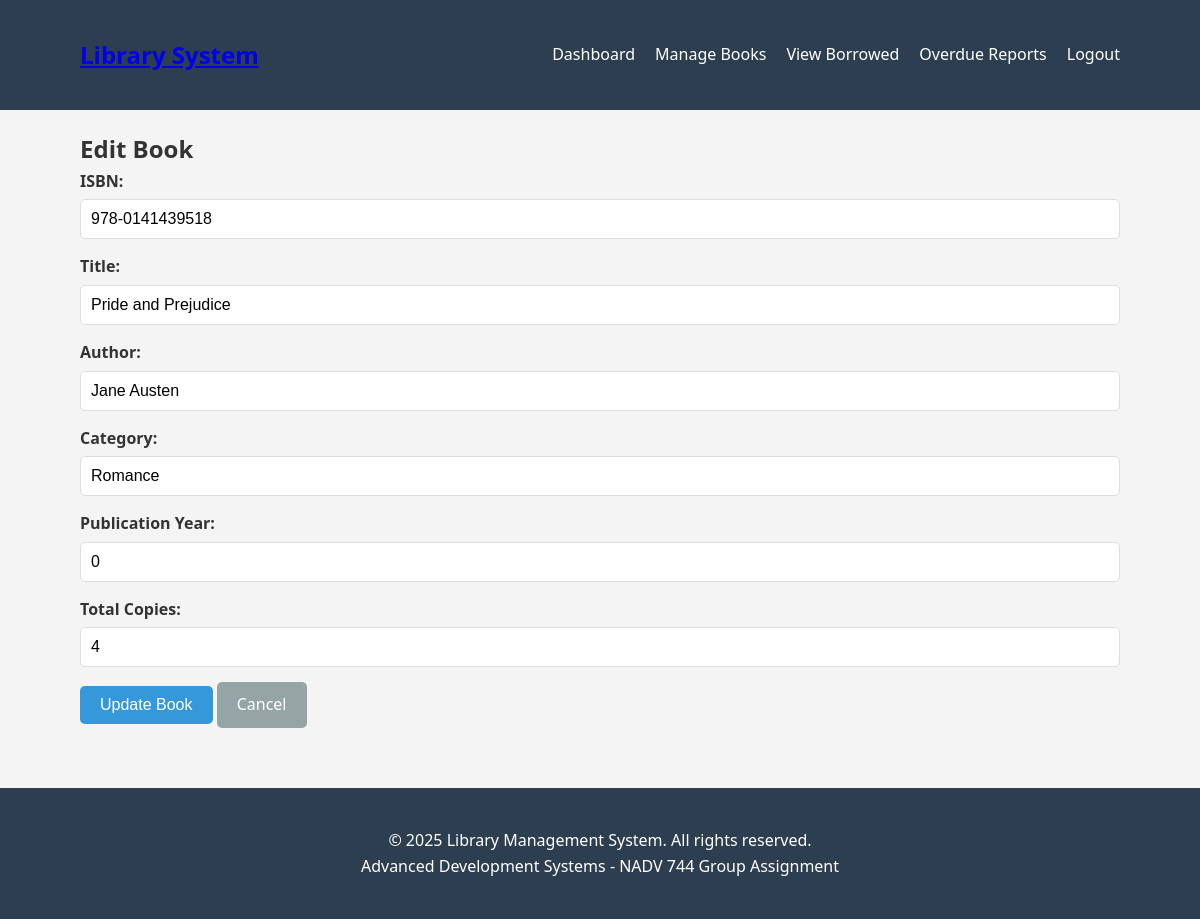
Page /admin/edit_book.php?id=3 (signed in) on the committed database.
### tables this page shows
CREATE TABLE books (
  id INT UNSIGNED NOT NULL AUTO_INCREMENT,
  isbn VARCHAR(20) NOT NULL,
  title VARCHAR(255) NOT NULL,
  author VARCHAR(100) NOT NULL,
  category VARCHAR(50) NOT NULL,
  publication_year YEAR NOT NULL,
  publisher VARCHAR(100) DEFAULT NULL,
  description TEXT DEFAULT NULL,
  total_copies INT UNSIGNED DEFAULT 1,
  available_copies INT UNSIGNED DEFAULT 1,
  created_at TIMESTAMP DEFAULT CURRENT_TIMESTAMP,
  updated_at TIMESTAMP DEFAULT CURRENT_TIMESTAMP ON UPDATE CURRENT_TIMESTAMP,
  PRIMARY KEY (id),
  UNIQUE KEY unique_isbn (isbn),
  INDEX idx_category (category),
  INDEX idx_author (author),
  INDEX idx_availability (available_copies),
  INDEX idx_publication_year (publication_year),
  FULLTEXT KEY ft_search (title, author, description)
);

### includes/functions.php (called while the page is built, shortened)
<?php
require_once 'db_connection.php';
class LibraryFunctions {
    private $conn;
    public function __construct() {
        $database = new Database();
        $this->conn = $database->getConnection();
    }
    public function getBookById($id) {
        try {
            $query = "SELECT * FROM books WHERE id = :id";
            $stmt = $this->conn->prepare($query);
            $stmt->bindParam(':id', $id);
            $stmt->execute();
            return $stmt->fetch(PDO::FETCH_ASSOC);
        } catch(PDOException $e) {
            echo "Error: " . $e->getMessage();
            return false;
        }
    }
}
?>

### includes/db_connection.php (called while the page is built, shortened)
<?php
class Database {
    private $host = DB_HOST;
    private $db_name = DB_NAME;
    private $username = DB_USER;
    private $password = DB_PASS;
    private $port = DB_PORT;
    public function getConnection() {
        $this->conn = null;
        try {
            $dsn = "mysql:host=" . $this->host . ";port=" . $this->port . ";dbname=" . $this->db_name;
            $this->conn = new PDO($dsn, $this->username, $this->password);
            $this->conn->exec("set names utf8");
            $this->conn->setAttribute(PDO::ATTR_ERRMODE, PDO::ERRMODE_EXCEPTION);
        } catch(PDOException $exception) {
            echo "Connection error: " . $exception->getMessage();
        }
        return $this->conn;
    }
}
?>

### admin/edit_book.php (the view, shortened to what this page needs)
<?php
require_once '../includes/functions.php';
$library = new LibraryFunctions();
$book_id = isset($_GET['id']) ? intval($_GET['id']) : 0;
$book = $library->getBookById($book_id);
?>
<!DOCTYPE html>
<html lang="en">
<head>
    <link rel="stylesheet" href="../assets/css/style.css">
</head>
<body>
    <?php include '../includes/header.php'; ?>
    <div class="container">
        <h2>Edit Book</h2>
        <form method="POST" action="">
            <div class="form-group">
                <label for="isbn">ISBN:</label>
                <input type="text" id="isbn" name="isbn" value="<?php echo htmlspecialchars($book['isbn']); ?>" required>
            </div>
            <div class="form-group">
                <label for="title">Title:</label>
                <input type="text" id="title" name="title" value="<?php echo htmlspecialchars($book['title']); ?>" required>
            </div>
            <div class="form-group">
                <label for="author">Author:</label>
                <input type="text" id="author" name="author" value="<?php echo htmlspecialchars($book['author']); ?>" required>
            </div>
            <div class="form-group">
                <label for="category">Category:</label>
                <input type="text" id="category" name="category" value="<?php echo htmlspecialchars($book['category']); ?>" required>
            </div>
            <div class="form-group">
                <label for="publication_year">Publication Year:</label>
                <input type="number" id="publication_year" name="publication_year" value="<?php echo htmlspecialchars($book['publication_year']); ?>" min="1000" max="<?php echo date('Y'); ?>" required>
            </div>
            <div class="form-group">
                <label for="total_copies">Total Copies:</label>
                <input type="number" id="total_copies" name="total_copies" value="<?php echo $book['total_copies']; ?>" min="1" required>
            </div>
            <button type="submit" class="btn btn-primary">Update Book</button>
            <a href="manage_books.php" class="btn btn-secondary">Cancel</a>
        </form>
    </div>
    <?php include '../includes/footer.php'; ?>
</body>
</html>

### assets/style.css (style rules this page uses)
* { margin: 0; padding: 0; box-sizing: border-box; }
body { font-family: 'Segoe UI', Tahoma, Geneva, Verdana, sans-serif; line-height: 1.6; color: #333; background-color: #f4f4f4; }
.container { width: 90%; max-width: 1200px; margin: 0 auto; padding: 20px; }
.btn { display: inline-block; padding: 10px 20px; border: none; border-radius: 5px; cursor: pointer; text-decoration: none; font-size: 1rem; transition: background-color 0.3s; }
.btn-primary { background-color: #3498db; color: white; }
.btn-secondary { background-color: #95a5a6; color: white; }
.form-group { margin-bottom: 15px; }
.form-group label { display: block; margin-bottom: 5px; font-weight: bold; }
.form-group input, .form-group select, .form-group textarea { width: 100%; padding: 10px; border: 1px solid #ddd; border-radius: 5px; font-size: 1rem; }

### rows in the picture
books: isbn "978-0141439518", title "Pride and Prejudice", author "Jane Austen", category "Romance", publication_year "0", total_copies "4"
